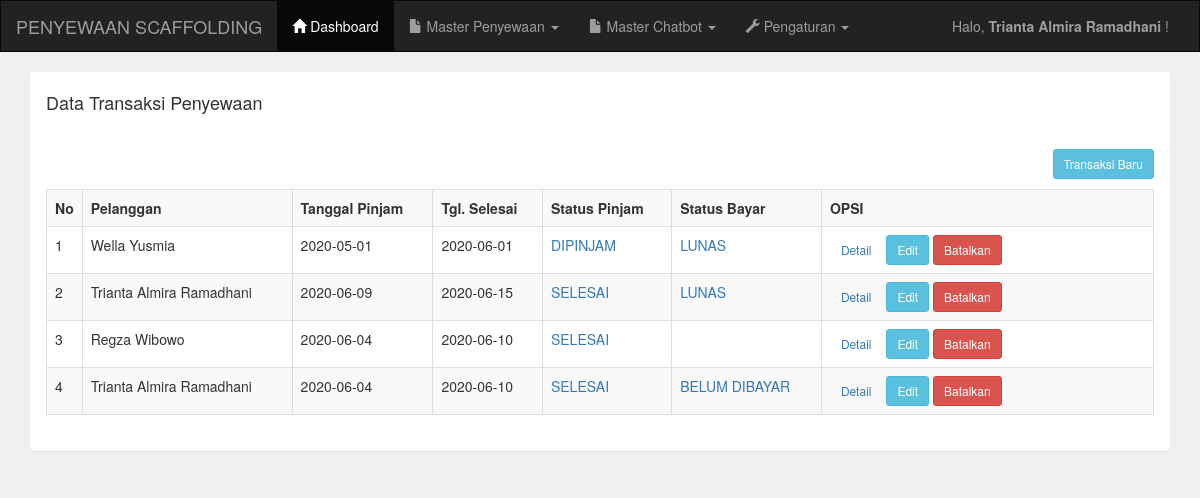
Page /admin/transaksi.php (signed in) on the earlier database version.
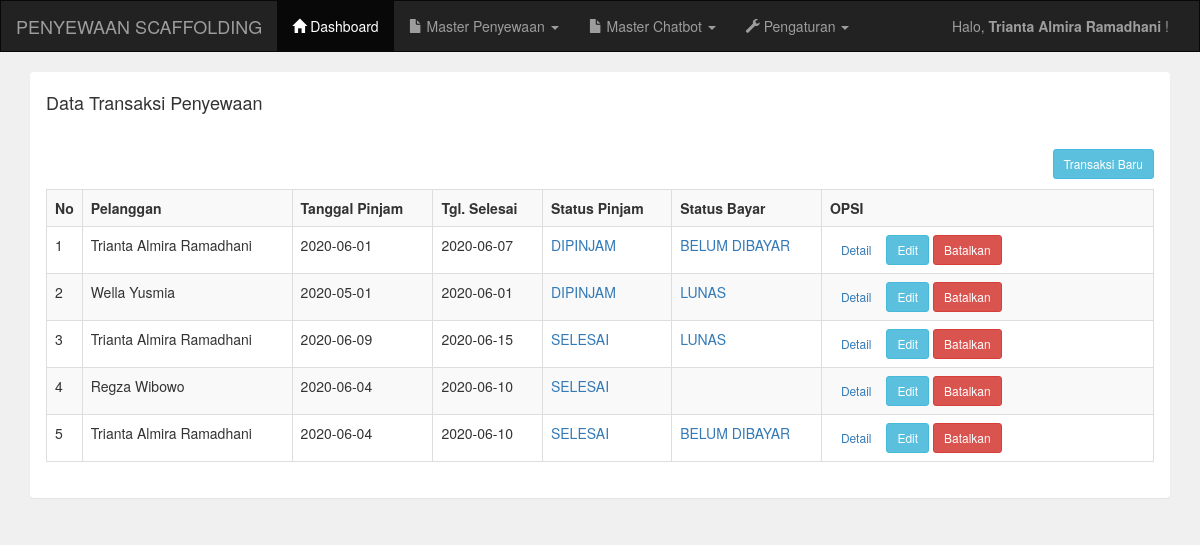
Same page on the later database version.
### tables this page shows
CREATE TABLE `tb_transaction` (
  `id` int(11) NOT NULL,
  `id_cust` int(5) NOT NULL,
  `fdate` date NOT NULL,
  `ldate` date NOT NULL,
  `loanstatus` varchar(20) NOT NULL,
  `paidstatus` varchar(20) NOT NULL
);

CREATE TABLE `tb_customer` (
  `customer_id` int(5) NOT NULL,
  `customer_nik` varchar(20) NOT NULL,
  `customer_name` varchar(255) NOT NULL,
  `customer_address` text NOT NULL,
  `customer_phone` varchar(20) NOT NULL,
  `customer_company` varchar(150) NOT NULL,
  `customer_project` varchar(150) NOT NULL
);

### admin/transaksi.php (the view, shortened to what this page needs)
<?php include 'header.php'; ?>
<div class="container">
	<div class="panel">
		<div class="panel-heading">
			<h4>Data Transaksi Penyewaan</h4>
		</div>
		<div class="panel-body">
			<a href="transaksi_tambah.php" class="btn btn-sm btn-info pull-right">Transaksi Baru</a>
			<br />
			<br />
			<table class="table table-bordered table-striped">
				<tr>
					<th width="1%">No</th>
					<th>Pelanggan</th>
					<th>Tanggal Pinjam</th>
					<th>Tgl. Selesai</th>
					<th>Status Pinjam</th>
					<th>Status Bayar</th>
					<th width="30%">OPSI</th>
				</tr>
				<?php
				include '../koneksi.php';
				$data = mysqli_query($koneksi, "SELECT t.*, c.* FROM tb_transaction AS t LEFT JOIN tb_customer AS c ON t.id_cust = c.customer_id order by id desc");
				$no = 1;
				while ($d = mysqli_fetch_array($data)) {
				?>
					<tr>
						<td><?php echo $no++; ?></td>
						<td><?php echo $d['customer_name']; ?></td>
						<td><?php echo $d['fdate']; ?></td>
						<td><?php echo $d['ldate']; ?></td>
						<td>
							<?php
							if ($d['loanstatus'] == "0") { ?>
								<a href="editls.php?id=<?php echo $d['id']; ?>">DIPINJAM</a>
							<?php } else if ($d['loanstatus'] == "1") { ?>
								<a href="editls.php?id=<?php echo $d['id']; ?>">SELESAI</a>
							<?php } ?>
						</td>
						<td>
							<?php
							if ($d['paidstatus'] == "0") { ?>
								<a href="editps.php?id=<?php echo $d['id']; ?>">BELUM DIBAYAR</a>
							<?php } else if ($d['paidstatus'] == "1") { ?>
								<a href="editps.php?id=<?php echo $d['id']; ?>">LUNAS</a>
							<?php } ?>
						</td>
						<td>
							<a href="detail_transaksi.php?id=<?php echo $d['id']; ?>" class="btn btn-sm">Detail</a>
							<a href="transaksi_edit.php?id=<?php echo $d['id']; ?>" class="btn btn-sm btn-info">Edit</a>
							<a href="transaksi_hapus.php?id=<?php echo $d['id']; ?>" class="btn btn-sm btn-danger">Batalkan</a>
					</tr>
				<?php
				}
				?>
			</table>
		</div>
	</div>
</div>
<?php include 'footer.php'; ?>

Differences in the rows shown:
added tb_transaction: tb_customer.customer_name "Trianta Almira Ramadhani", fdate "2020-06-01", ldate "2020-06-07"
